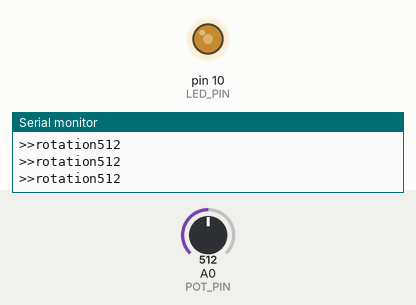
Recording of a sketch running on a simulated Arduino Uno, built with avr-gcc and run on an emulated ATmega328P. Parts: output pins drawn as LEDs (lit = HIGH), the last lines printed to the serial monitor. The test bench sets the inputs (shaded band); at power-on: A0 (POT_PIN) = 512.

Above: at 1.2 s.
1.3 s: A0 (POT_PIN) set to 105
At 1.7 s:
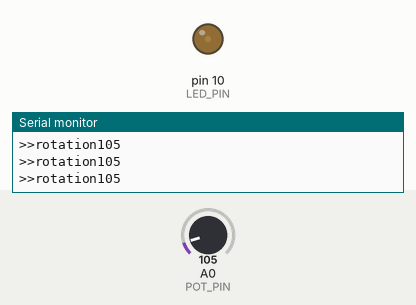
2.8 s: A0 (POT_PIN) set to 92
At 3.9 s:
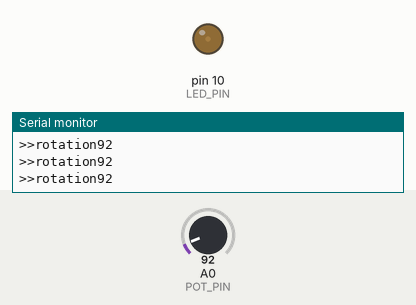
5.8 s: A0 (POT_PIN) set to 1023
At 6.3 s:
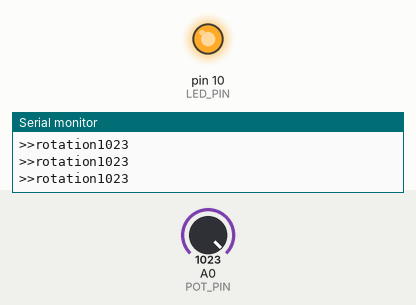
7.3 s: A0 (POT_PIN) set to 1006
At 8.5 s:
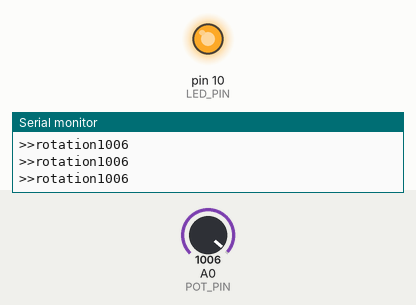
10.3 s: A0 (POT_PIN) set to 987
At 11.2 s:
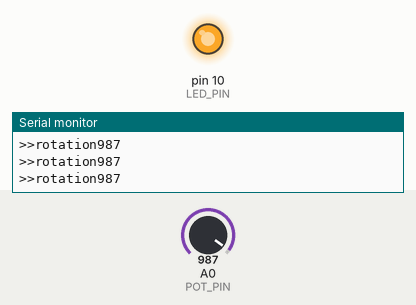
11.8 s: A0 (POT_PIN) set to 716
At 12.2 s:
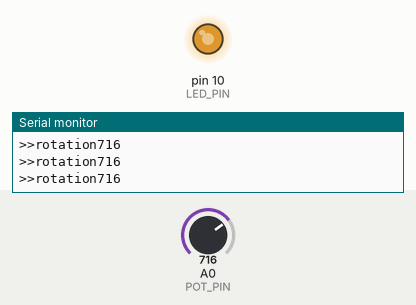
Timing chart, 0 to 14.3 s (numbered marks = the images above; inputs shaded):
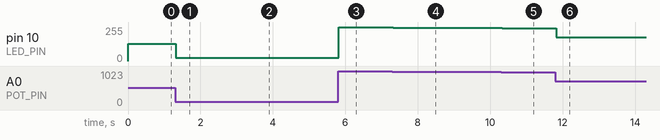

Measured:
- after the input at 1.3 s, pin 10 (LED_PIN): 128/255 → 26/255 at once
- after the input at 2.8 s, pin 10 (LED_PIN): 26/255 → 23/255 at once
- after the input at 5.8 s, pin 10 (LED_PIN): 23/255 → 255/255 at once
- after the input at 7.3 s, pin 10 (LED_PIN): 255/255 → 251/255 at once
- after the input at 10.3 s, pin 10 (LED_PIN): 251/255 → 246/255 at once
- after the input at 11.8 s, pin 10 (LED_PIN): 246/255 → 179/255 at once

The sketch:

lamp_with_controlled_brightness.ino
```cpp
#define LED_PIN 10
#define POT_PIN A0

void setup() {
  pinMode(LED_PIN, OUTPUT);
  pinMode(POT_PIN, INPUT);
  Serial.begin(9600);

}

void loop() {
  // put your main code here, to run repeatedly:
  int rotation, brightness;
  rotation = analogRead(POT_PIN);
  brightness = rotation/4;
  Serial.print(">>rotation");
  Serial.println(rotation);
  analogWrite(LED_PIN, brightness);
}
```
